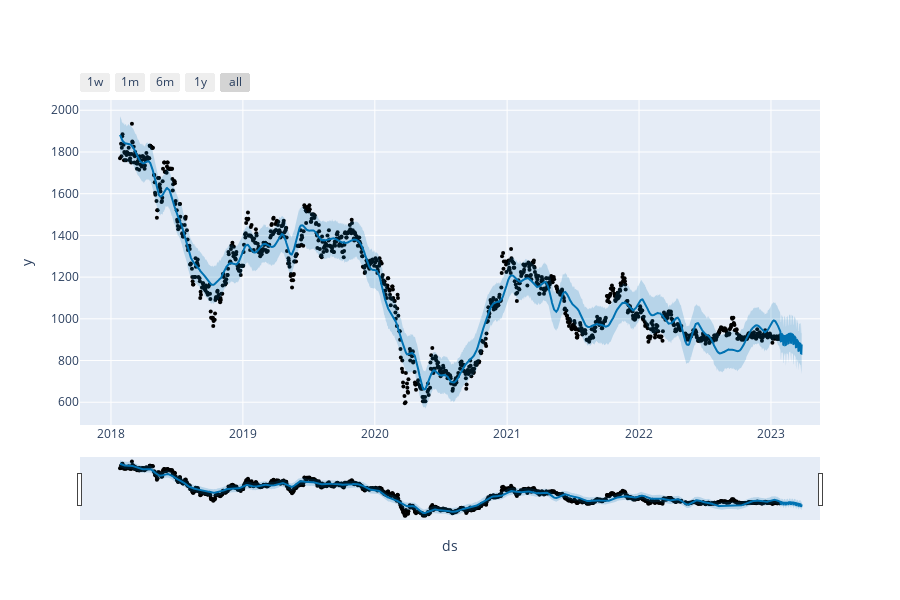

Notebook source saved alongside this figure:
### Code cell
fig1.show()

### Figure 1 — Plotly figure (JSON) as saved in the notebook; plotly's stock layout.template omitted (floating-point values rounded to 4 significant figures; data arrays with more than 128 entries replaced by an {"elided": "..."} marker saying what was removed)
{"data": [{"marker": {"color": "black", "size": 4}, "mode": "markers", "name": "Actual", "type": "scatter", "x": {"elided": "1252 str values"}, "y": {"elided": "1252 int values"}}, {"hoverinfo": "skip", "line": {"width": 0}, "mode": "lines", "type": "scatter", "x": {"elided": "1312 str values"}, "y": {"elided": "1312 float values"}}, {"fill": "tonexty", "fillcolor": "rgba(0, 114, 178, 0.2)", "line": {"color": "#0072B2", "width": 2}, "mode": "lines", "name": "Predicted", "type": "scatter", "x": {"elided": "1312 str values"}, "y": {"elided": "1312 float values"}}, {"fill": "tonexty", "fillcolor": "rgba(0, 114, 178, 0.2)", "hoverinfo": "skip", "line": {"width": 0}, "mode": "lines", "type": "scatter", "x": {"elided": "1312 str values"}, "y": {"elided": "1312 float values"}}], "layout": {"height": 600, "showlegend": false, "width": 900, "xaxis": {"rangeselector": {"buttons": [{"count": 7, "label": "1w", "step": "day", "stepmode": "backward"}, {"count": 1, "label": "1m", "step": "month", "stepmode": "backward"}, {"count": 6, "label": "6m", "step": "month", "stepmode": "backward"}, {"count": 1, "label": "1y", "step": "year", "stepmode": "backward"}, {"step": "all"}]}, "rangeslider": {"visible": true}, "title": {"text": "ds"}, "type": "date"}, "yaxis": {"title": {"text": "y"}}}}
